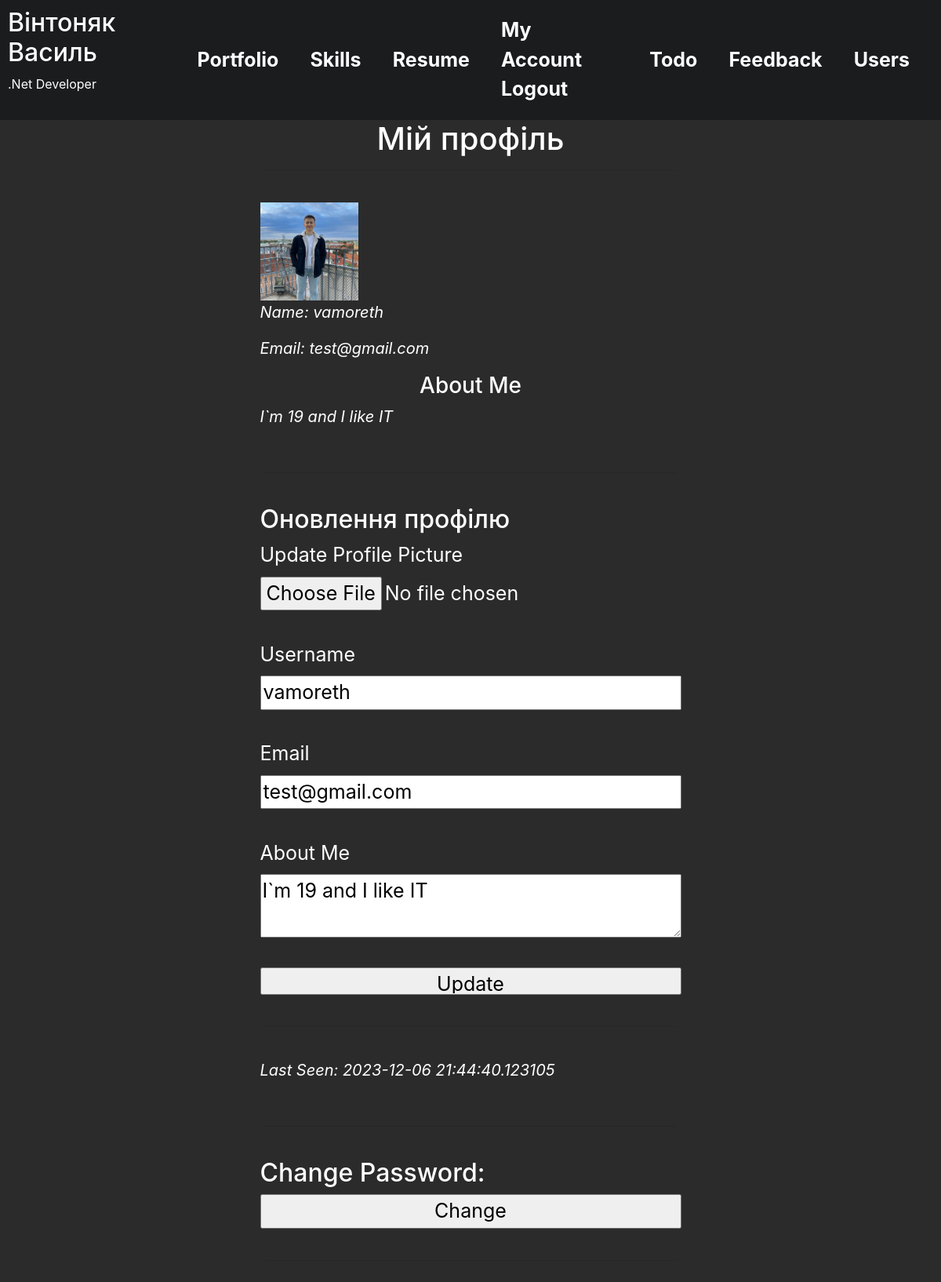
Page /account (signed in) on the earlier database version.
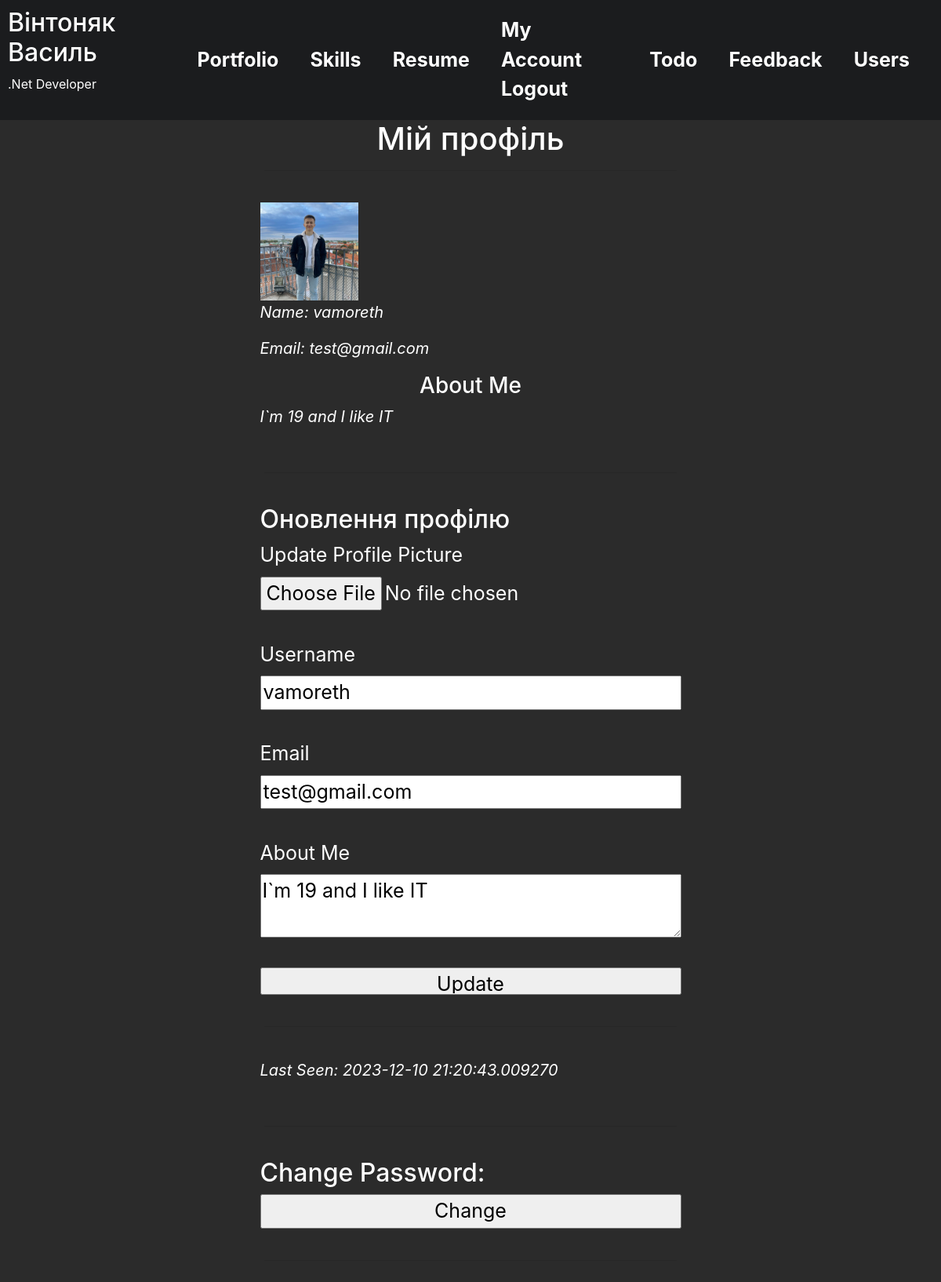
Same page on the later database version.
### app/models.py (models this page shows, shortened)
class User(db.Model):
    id = db.Column(db.Integer, primary_key=True)
    username = db.Column(db.String(64), index=True, unique=True, nullable=False)
    email = db.Column(db.String(120), index=True, unique=True, nullable=False)
    about_me = db.Column(db.String(140))
    last_seen = db.Column(db.DateTime, default=datetime.now())
    image_file = db.Column(db.String(20), nullable=False, default='default.jpg')
    password = db.Column(db.String(60), nullable=False)

### app/views.py (the view)
@app.route('/account', methods=['GET', 'POST'])
@login_required
def account():
    form = UpdateAccountForm()
    if form.validate_on_submit():
        current_user.username = form.username.data
        current_user.email = form.email.data
        current_user.about_me = form.about_me.data
        if form.picture.data:
            picture_file = save_picture(form.picture.data)
            current_user.image_file = picture_file
        db.session.commit()
        flash('Your account has been updated!', 'success')
        return redirect(url_for('account'))
    elif request.method == 'GET':
        form.username.data = current_user.username
        form.email.data = current_user.email
        form.about_me.data = current_user.about_me
    return render_template('account.html', form=form)

### app/forms.py (shortened to what this page needs)
class UpdateAccountForm(FlaskForm):
    username = StringField('Username', validators=[
        DataRequired(),
        Length(min=2, max=20),
    ])
    email = StringField('Email', validators=[DataRequired(), Email()])
    picture = FileField('Update Profile Picture', validators=[FileAllowed(['jpg', 'png'])])
    about_me = TextAreaField('About Me', validators=[Length(max=140)])
    submit = SubmitField('Update')

### app/__init__.py (called while the page is built)
@login_manager.user_loader
def load_user(user_id):
    from app.models import User
    return User.query.get(int(user_id))

### app/views.py (called while the page is built)
@app.after_request
def after_request(response):
    if current_user.is_authenticated:
        current_user.last_seen = datetime.now()
        try:
            db.session.commit()
        except:
            flash('Error while updating user last seen!', 'danger')
    return response

### app/templates/account.html (shortened to what this page needs)
{% extends 'base.html' %}
{% block content %}
{% if current_user.is_authenticated %}
    <div class="center_block">
        <h1 class="namesH">Мій профіль</h1><hr><br>
        <img src="{{ url_for('static', filename='images/' + current_user.image_file) }}" alt="Photo" class="user_image">
        <p class="account_text">Name: {{ current_user.username }}</p>
        <p class="account_text">Email: {{ current_user.email }}</p>
        {% if current_user.about_me %}
            <h3 class="namesH">About Me</h3>
            <p class="account_text">{{ current_user.about_me }}</p>
        {% endif %}
        <br><hr><br>
        <h2>Оновлення профілю</h2>
        <form method="post" action="{{ url_for('account') }}" novalidate enctype="multipart/form-data">
                {{ form.picture.label }}
                {{ form.picture(class="inputs") }} <br>
                {{ form.username.label }}
                {{ form.username(class="inputs") }} <br>
                {{ form.email.label }}
                {{ form.email(class="inputs") }} <br>
                {{ form.about_me.label }}
                {{ form.about_me(class="inputs") }} <br>
                {{ form.submit(class="btn_submit") }}
        </form>
        <br><hr><br>
        {% if current_user.last_seen %}
            <p class="account_text">Last Seen: {{ current_user.last_seen }}</p>
        {% endif %}
        <br><hr><br>
        <h2>Change Password:</h2>
        <form method="post" action="/change_password">
            <input type="submit" value="Change">
        </form><br><hr><br>
    </div>
{% else %}
    <p>Доступ заборонено. Будь ласка, увійдіть в свій акаунт.</p>
{% endif %}
{% endblock %}

### app/templates/base.html (shortened to what this page needs)
<!DOCTYPE html>
<html lang="en">
<head>
    <link rel="stylesheet" href="{{ url_for('static', filename='css/bootstrap.min.css') }}">
    <link rel="stylesheet" href="{{ url_for('static', filename='css/style.css') }}">
</head>
<body>
    <header>
        <div>
            <h2>Вінтоняк Василь</h2>
            <p>.Net Developer</p>
        </div>
         <nav class="main-navbar">
            {% include 'navigation.html' %}
        </nav>
    </header>
    <div class="container">
        {% block content %}
        {% endblock %}
    </div>
</body>
</html>

### app/templates/navigation.html
{% set navigation_items = {
    "Portfolio": url_for('portfolio'),
    "Skills": url_for('skills'),
    "Resume": url_for('resume'),
    "Login": url_for('login'),
    "Todo": url_for('todo'),
    "Feedback": url_for('feedback'),
    "Users": url_for('users'),
} %}
<ul>
    {% for name, url in navigation_items.items() %}
        {% if name == "Login" %}
            {% if current_user.is_authenticated %}
                <li>
                    <span class="header_list"><a href="{{ url_for('account') }}">My Account</a></span>
                    <a href="{{ url_for('logout') }}">Logout</a>
                </li>
            {% else %}
                <li>
                    <a href="{{ url_for('login') }}">Login</a>
                </li>
            {% endif %}
        {% else %}
            <li>
                <a href="{{ url }}">{{ name }}</a>
            </li>
        {% endif %}
    {% endfor %}
</ul>

### app/static/css/style.css (style rules this page uses)
body { background-color: #2b2b2b; margin: 0; min-height: 100vh; display: flex; flex-direction: column; color: #ffff; }
.container { display: flex; gap: 30px; }
header { background-color: #1B1C1E; color: white; padding: 10px; display: flex; justify-content: space-evenly; }
.header_list { padding-right: 25px; }
.main-navbar { background-color: #1B1C1E; padding: 10px; }
.main-navbar ul { display: flex; gap: 20px; justify-content: space-evenly; align-items: center; list-style-type: none; margin: 0; padding: 0; height: 100%; }
.main-navbar ul li { display: inline; margin-right: 20px; }
.main-navbar a { text-decoration: none; color: white; font-weight: bold; }
form { display: flex; flex-direction: column; margin: auto; font-size: 25px; }
.btn_submit { height: 35px; width: 100%; font-size: 25px; margin-top: 20px; margin: auto; }
.inputs { display: flex; font-size: 25px; }
a { color: white; text-decoration: none; font-size: 25px; margin: auto; }
hr { color: white; width: 98%; }
.login_text, .todo_add, .center_block { margin: auto; }
.account_text { font-size: 20px; font-style: italic; }
.namesH, .small_text { text-align: center; }
.user_image { width: 125px; height: 125px; }

Differences in the rows shown:
changed User "vamoreth": last_seen "2023-12-06 21:44:40.123105" → "2023-12-10 21:20:43.009270"
